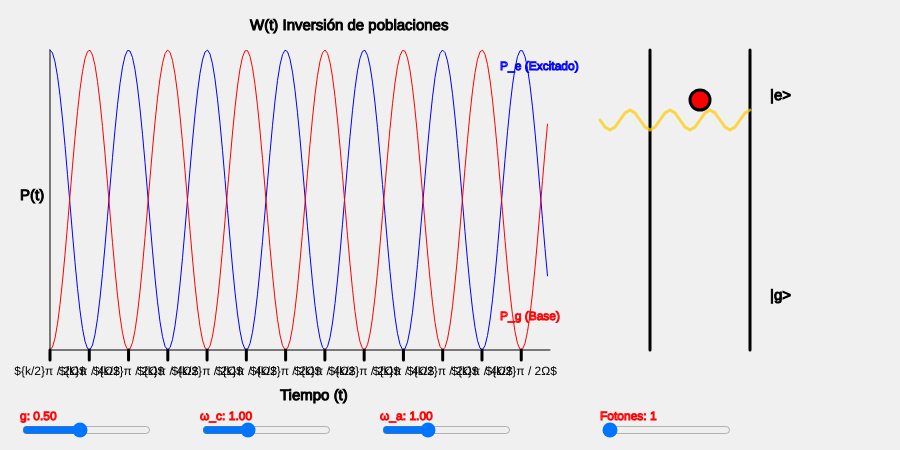
Frame 1 (no input)
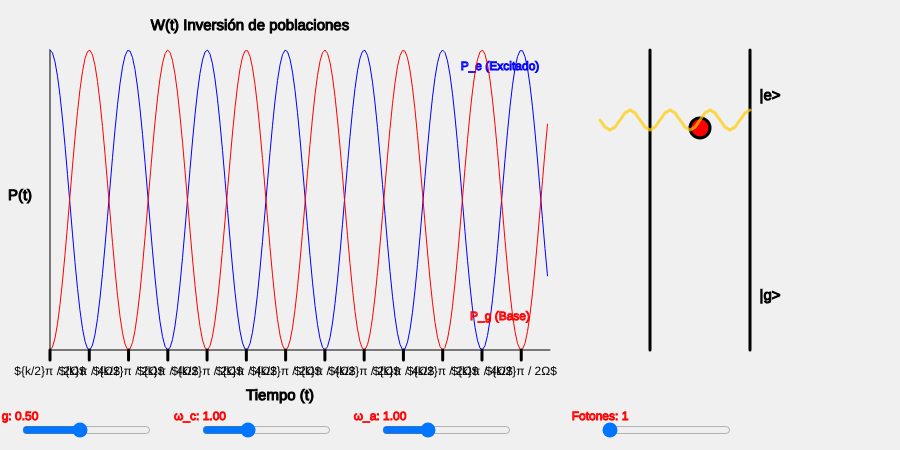
Frame 60 (no input)
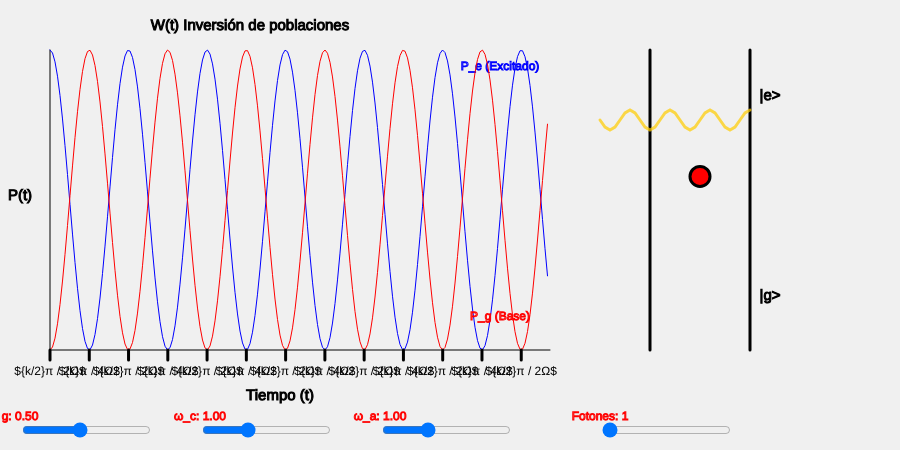
Frame 120 (the mouse pressed at the canvas centre since frame 60)

The p5.js sketch that drew these frames (run headless with seeded random() and noise() and a simulated clock; from frame 60 on, the mouse is pressed at the canvas centre):

// p5.js sketch
// ── sketch.js
/* *********************
 * *** SIMULACION LABORATORIO AVANZADO 3 *******
 * *********************
 * * Autores: Mario José Félix Rojas  mario.felix@udea.edu.co 
 * *          Juan Pablo Montoya Rojas  juan.montoya102@udea.edu.co
 * *          Esneider Velez Peña  esneider.velezp@udea.edu.co
  *
 * * Institucion: Universidad de Antioquia                   *
 * * Curso: Laboratorio avanzado 3                         *
 * *********************

La simulación permite visualizar la inversión de poblaciones W(t) en función del tiempo,
con un átomo y un fotón en resonancia, observándose oscilaciones de Rabi.*/


let Pe = [];
let Pg = [];
let timesteps = 200;
let tmax = 10;
let dt = tmax / timesteps;
let g = 0.5;
let omega_c = 1.0;
let omega_a = 1.0;
let photonCount = 1;
let sliderG, sliderOmegaC, sliderOmegaA, sliderPhotons;
let atomState = 0; // 0: base, 1: excitado
let timeIndex = 0; // Para simular la evolución en tiempo real

function setup() {
    createCanvas(900, 450);
    sliderG = createSlider(0.1, 1.0, g, 0.1);
    sliderG.position(20, 420);
    sliderOmegaC = createSlider(0.5, 2.0, omega_c, 0.1);
    sliderOmegaC.position(200, 420);
    sliderOmegaA = createSlider(0.5, 2.0, omega_a, 0.1);
    sliderOmegaA.position(380, 420);
    sliderPhotons = createSlider(1, 8, photonCount, 1);
    sliderPhotons.position(600, 420);
    calculateJaynesCummings();
}

function draw() {
    background(240);
    
    stroke(0);
    strokeWeight(1);
    line(50, 350, 550, 350); // Eje x
    line(50, 50, 50, 350); // Eje y

    push();
    textSize(15);
    text("Tiempo (t)", 280, 400);
    text("P(t)", 20, 200);
    text("W(t) Inversión de poblaciones", 250, 30);
    text("|e>", 770, 100);
    text("|g>", 770, 300);
    pop();

    // Dibujar P_e(t)
    stroke(0, 0, 255);
    noFill();
    beginShape();
    for (let i = 0; i < timesteps; i++) {
        let x = map(i, 0, timesteps, 50, 550);
        let y = map(Pe[i], 0, 1, 350, 50);
        vertex(x, y);
    }
    endShape();
    text("P_e (Excitado)", 500, 70);

    // Dibujar P_g(t)
    stroke(255, 0, 0);
    beginShape();
    for (let i = 0; i < timesteps; i++) {
        let x = map(i, 0, timesteps, 50, 550);
        let y = map(Pg[i], 0, 1, 350, 50);
        vertex(x, y);
    }
    endShape();
    
    text("P_g (Base)", 500, 320);

    // Mostrar valores actuales de los sliders
    text("g: " + g.toFixed(2), 20, 420);
    text("ω_c: " + omega_c.toFixed(2), 200, 420);
    text("ω_a: " + omega_a.toFixed(2), 380, 420);
    text("Fotones: " + photonCount, 600, 420);

    // Actualizar parámetros
    g = sliderG.value();
    omega_c = sliderOmegaC.value();
    omega_a = sliderOmegaA.value();
    photonCount = sliderPhotons.value();
    calculateJaynesCummings();

    // Dibujar el sistema
    drawCavity();
    drawAtom();
    drawLightBeams();
    
    // Dibujar marcas en el eje X
    drawXAxisTicks();

    timeIndex = (timeIndex + 1) % timesteps;
}

function calculateJaynesCummings() {
    let Omega = Math.sqrt(g * 2 * photonCount + (omega_c - omega_a) * 2);
    for (let i = 0; i < timesteps; i++) {
        let t = i * dt;
        Pe[i] = Math.cos(2 * Omega * t) ** 2;
        Pg[i] = 1 - Pe[i];
    }
}

function drawCavity() {
    stroke(0);
    strokeWeight(3);
    line(650, 50, 650, 350);
    line(750, 50, 750, 350);
}

function drawAtom() {
    let xPos = 700;
    let yPosExcited = 100;
    let yPosGround = 300;
    let probability = Pe[timeIndex];
    
    fill(255, 0, 0);
    ellipse(xPos, map(probability, 0, 1, yPosGround, yPosExcited), 20, 20);
}

function drawLightBeams() {
    let waveAmplitude = 10; // Amplitud de la onda del fotón
    let waveLength = 40; // Longitud de onda de la oscilación
    let numWaves = 6; // Número de ciclos en el rayo
    
    stroke(255, 204, 0, 180);
    noFill();

    for (let i = 0; i < photonCount; i++) {
        let yOffset = 120 + i * 30; // Espaciado entre rayos
        
        beginShape();
        for (let x = 600; x <= 750; x += 5) { // Desde fuera de la cavidad hasta la otra placa
            let y = yOffset + waveAmplitude * sin((x - 600) * TWO_PI / waveLength);
            vertex(x, y);
        }
        endShape();
    }
}

function drawXAxisTicks() {
    let Omega = Math.sqrt(g * 2 * photonCount + (omega_c - omega_a) * 2);
    let pi = Math.PI;

    for (let k = 0; k * pi / (4 * Omega) <= tmax; k++) {
        let t_k = (k * pi) / (4 * Omega);
        let xPos = map(t_k, 0, tmax, 50, 550);

        stroke(0);
        line(xPos, 350, xPos, 360); // Marcas en el eje X

        noStroke();
        fill(0);
        textSize(12);
        textAlign(CENTER);
        
        // Etiquetas de tiempo en términos de π y Ω
        if (k % 2 === 0) {
            text("${k/2}π / 2Ω$", xPos, 375);
        } else {
            text("${k}π / 4Ω$", xPos, 375);
        }
    }
}
